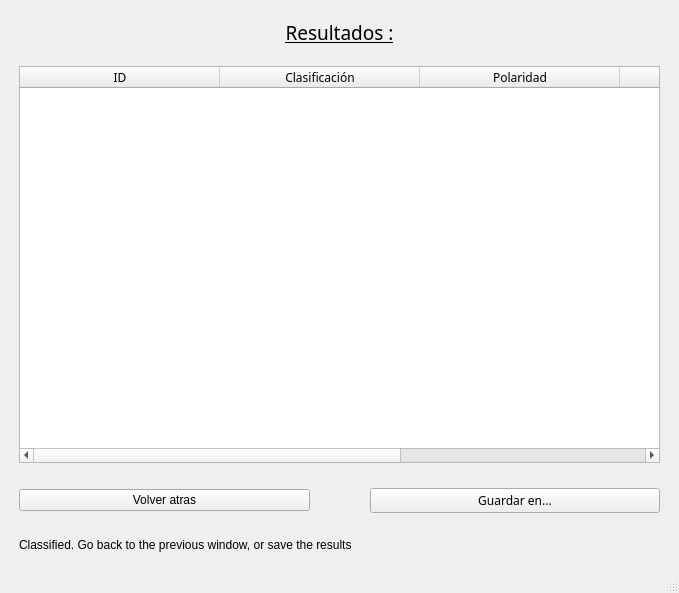
<?xml version="1.0" encoding="UTF-8"?>
<ui version="4.0">
 <class>MainWindow</class>
 <widget class="QMainWindow" name="MainWindow">
  <property name="geometry">
   <rect>
    <x>0</x>
    <y>0</y>
    <width>679</width>
    <height>593</height>
   </rect>
  </property>
  <property name="windowTitle">
   <string>MainWindow</string>
  </property>
  <widget class="QWidget" name="centralwidget">
   <layout class="QGridLayout" name="gridLayout">
    <item row="0" column="0">
     <layout class="QVBoxLayout" name="verticalLayout_5">
      <property name="spacing">
       <number>20</number>
      </property>
      <property name="leftMargin">
       <number>10</number>
      </property>
      <property name="topMargin">
       <number>10</number>
      </property>
      <property name="rightMargin">
       <number>10</number>
      </property>
      <property name="bottomMargin">
       <number>10</number>
      </property>
      <item>
       <widget class="QLabel" name="label_5">
        <property name="sizePolicy">
         <sizepolicy hsizetype="Preferred" vsizetype="Fixed">
          <horstretch>0</horstretch>
          <verstretch>0</verstretch>
         </sizepolicy>
        </property>
        <property name="font">
         <font>
          <family>Questrial</family>
          <pointsize>14</pointsize>
          <underline>true</underline>
         </font>
        </property>
        <property name="text">
         <string>Resultados :</string>
        </property>
        <property name="alignment">
         <set>Qt::AlignCenter</set>
        </property>
       </widget>
      </item>
      <item>
       <widget class="QTableWidget" name="datos_seleccionados">
        <property name="sizePolicy">
         <sizepolicy hsizetype="Preferred" vsizetype="Expanding">
          <horstretch>0</horstretch>
          <verstretch>0</verstretch>
         </sizepolicy>
        </property>
        <property name="font">
         <font>
          <family>Questrial</family>
         </font>
        </property>
        <property name="contextMenuPolicy">
         <enum>Qt::DefaultContextMenu</enum>
        </property>
        <property name="sizeAdjustPolicy">
         <enum>QAbstractScrollArea::AdjustToContents</enum>
        </property>
        <attribute name="horizontalHeaderDefaultSectionSize">
         <number>200</number>
        </attribute>
        <column>
         <property name="text">
          <string>ID</string>
         </property>
        </column>
        <column>
         <property name="text">
          <string>Clasificación</string>
         </property>
        </column>
        <column>
         <property name="text">
          <string>Polaridad</string>
         </property>
        </column>
        <column>
         <property name="text">
          <string>Subjetividad</string>
         </property>
        </column>
        <column>
         <property name="text">
          <string>Contenido</string>
         </property>
        </column>
       </widget>
      </item>
      <item>
       <layout class="QHBoxLayout" name="horizontalLayout_4">
        <property name="topMargin">
         <number>5</number>
        </property>
        <property name="bottomMargin">
         <number>5</number>
        </property>
        <item>
         <widget class="QPushButton" name="backButton">
          <property name="text">
           <string>Volver atras</string>
          </property>
         </widget>
        </item>
        <item>
         <spacer name="horizontalSpacer">
          <property name="orientation">
           <enum>Qt::Horizontal</enum>
          </property>
          <property name="sizeType">
           <enum>QSizePolicy::Minimum</enum>
          </property>
          <property name="sizeHint" stdset="0">
           <size>
            <width>40</width>
            <height>20</height>
           </size>
          </property>
         </spacer>
        </item>
        <item>
         <widget class="QPushButton" name="save_button">
          <property name="font">
           <font>
            <family>Questrial</family>
            <pointsize>9</pointsize>
           </font>
          </property>
          <property name="text">
           <string>Guardar en...</string>
          </property>
          <property name="icon">
           <iconset>
            <normaloff>../Imagenes/Aplicar2.png</normaloff>../Imagenes/Aplicar2.png</iconset>
          </property>
          <property name="iconSize">
           <size>
            <width>25</width>
            <height>25</height>
           </size>
          </property>
         </widget>
        </item>
       </layout>
      </item>
      <item>
       <layout class="QHBoxLayout" name="horizontalLayout_2">
        <item>
         <widget class="QLabel" name="messages">
          <property name="autoFillBackground">
           <bool>false</bool>
          </property>
          <property name="text">
           <string>Classified. Go back to the previous window, or save the results</string>
          </property>
         </widget>
        </item>
       </layout>
      </item>
     </layout>
    </item>
   </layout>
  </widget>
  <widget class="QMenuBar" name="menubar">
   <property name="geometry">
    <rect>
     <x>0</x>
     <y>0</y>
     <width>679</width>
     <height>21</height>
    </rect>
   </property>
  </widget>
  <widget class="QStatusBar" name="statusbar"/>
 </widget>
 <resources/>
 <connections/>
</ui>
